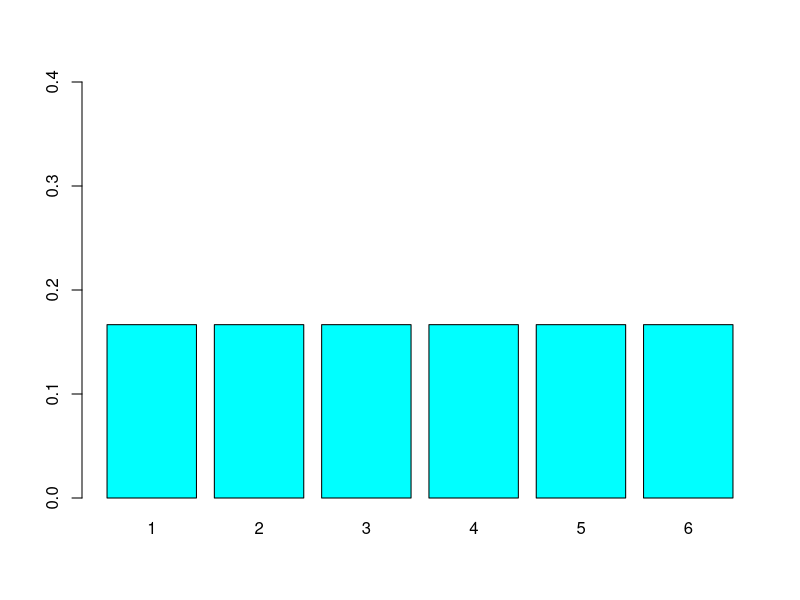
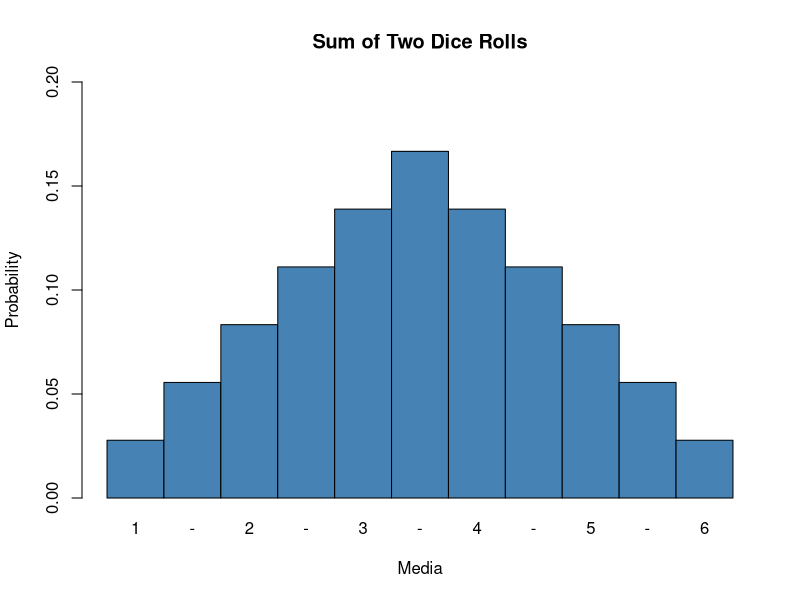

Here is the R script that generated these plots, in order: (Note: this script raises an error after producing the figures.)
#GRAFICO 1
probabilidades <- c((1/6),(1/6),(1/6),(1/6),(1/6),(1/6))
barplot(probabilidades,col="cyan" , ylim = c(0, 0.4), names.arg =c(
  "1","2","3","4","5","6"))

#GRAFICO 2
dados <- c(1:6)
print(dados)
sumdados <- rep(0,36)
aux <- 1
piv <- 0
for (i in 1:6) {
  for (j in 1:6) {
    piv= i + j
    sumdados[aux] =piv
    aux = aux+1
  }
}
print(sumdados)
tabla <- matrix(c(sumdados[1:6],sumdados[7:12],sumdados[13:18],sumdados[19:24],
         sumdados[25:30],sumdados[31:36]),ncol = 6)
colnames(tabla) <- c("1","2","3","4","5","6")
rownames(tabla) <- c("1","2","3","4","5","6")
View(tabla)

#GRAFICO 3
vesperado <-median(dados)
desviacion <- sd(dados)
PS <- c(1:6, 5:1)/36
print(PS)
barplot(PS,
        ylim = c(0, 0.2), 
        xlab = "Media", 
        ylab = "Probability", 
        col = "steelblue", 
        space = 0, 
        main = "Sum of Two Dice Rolls",
        names.arg =c("1","-","2","-","3","-","4","-","5","-","6"))

#GRAFICO 4

sample5 <- c()

#tomar 10000 muestras con dados = 3
n = 10000
data <- c(1:6)
for (i in 1:n){
  sample5[i] = mean(sample(data, 3, replace=TRUE))
}
#----
histogram(table(sample5)/length(sample5))
plot(table(sample5)/length(sample5), xlab = 'Cara de dados',
     ylab = 'Relative Frequency', 
     main = '3 dados muestra aleatoria',
     type = "h",
     ylim = c(0,0.2),
     col = "cyan", lwd = 5,
     pch = 2)
     
#Grafico 5----------------------------------------
sample5 <- c()
#tomar 10000 muestras con dados = 4
n = 10000
data <- c(1:6)
for (i in 1:n){
  sample5[i] = mean(sample(data, 4, replace=TRUE))
}
#----
histogram(table(sample5)/length(sample5))
plot(table(sample5)/length(sample5), xlab = 'Cara de dados',
     ylab = 'Relative Frequency', 
     main = '3 dados muestra aleatoria',
     type = "h",
     ylim = c(0,0.2),
     col = "cyan", lwd = 5,
     pch = 2)





